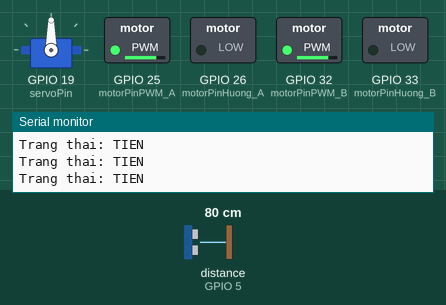
Simulated run of this program. Board: ESP32. On the bench: servo, switched loads named in the program (green lamp = pin HIGH), the last lines printed to the serial monitor. Wiring (inferred from the names in the program): ultrasonic range finder: trigger GPIO 18; echo GPIO 5. Inputs (shaded band) come from the test bench; at power-on: distance to the obstacle (sensor on GPIO 5) 80 cm. The echo pulse lasts 58.3 µs per cm; pins used as bus, display or sensor lines are not drawn.

Above: at 4.2 s.
4.3 s: distance to the obstacle (sensor on GPIO 5) set to 23 cm
5.8 s: distance to the obstacle (sensor on GPIO 5) set to 19 cm
At 6.6 s:
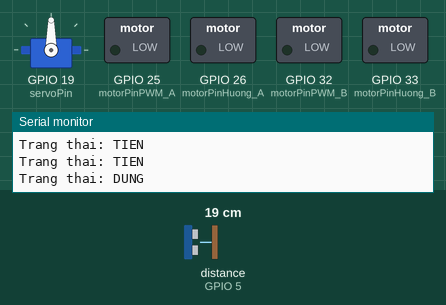
8.8 s: distance to the obstacle (sensor on GPIO 5) set to 60 cm
At 9.8 s:
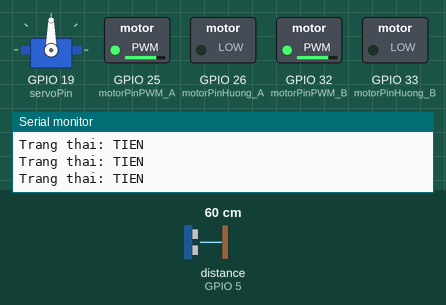
10.3 s: distance to the obstacle (sensor on GPIO 5) set to 2 cm
At 11.7 s:
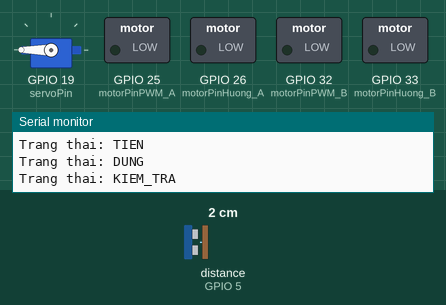
Timing chart, 0 to 14.3 s (numbered marks = the images above; inputs shaded):
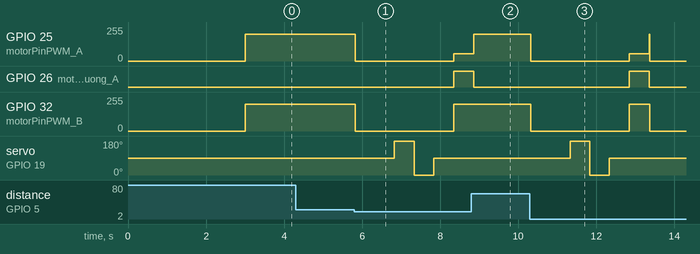

The program:

main.cpp
```cpp
#include <Arduino.h>
#include <ESP32Servo.h>
#include <BanhXe.h>
// Quét mã QR ở đầu sách để biết cách tạo thư viện BanhXe.h
const int trigPin = 18;         // Pin Trigger của cảm biến siêu âm
const int echoPin = 5;          // Pin Echo của cảm biến siêu âm
const int servoPin = 19;        // Pin kết nối Servo
const int motorPinPWM_A = 25;   // PWM tốc độ động cơ A
const int motorPinHuong_A = 26; // Điều khiển hướng động cơ A
const int motorPinPWM_B = 32;   // PWM tốc độ động cơ B
const int motorPinHuong_B = 33; // Điều khiển hướng động cơ B
enum Trang_Thai
{
  TIEN,
  DUNG,
  KIEM_TRA,
  RE_TRAI,
  RE_PHAI
};
Trang_Thai trangThaiHienTai = TIEN;                   // Khởi đầu với tiến
float distanceLeft = 0;                               // Khoảng cách bên trái
float distanceRight = 0;                              // Khoảng cách bên phải
Servo coRobot;                                        // Tạo đối tượng Servo cho cổ robot
BanhXe banhXeTrai(motorPinPWM_A, motorPinHuong_A, 0); // Tạo đối tượng cho bánh xe trái
BanhXe banhXePhai(motorPinPWM_B, motorPinHuong_B, 1); // Tạo đối tượng cho bánh xe phải
void robotDiChuyen(int tocDo, int huong)
{
  if (huong == 0)
  { // Tiến thẳng
    banhXeTrai.quay(tocDo);
    banhXePhai.quay(tocDo);
  }
  else if (huong == 1)
  { // Rẽ trái
    banhXeTrai.quay(tocDo);
    banhXePhai.quay(-tocDo);
  }
  else if (huong == 2)
  { // Rẽ phải
    banhXeTrai.quay(-tocDo);
    banhXePhai.quay(tocDo);
  }
}
void robotDungLai()
{
  banhXeTrai.quay(0);
  banhXePhai.quay(0);
}
float doKhoangCach()
{
  digitalWrite(trigPin, LOW);
  delayMicroseconds(2);
  digitalWrite(trigPin, HIGH);
  delayMicroseconds(10);
  digitalWrite(trigPin, LOW);
  uint32_t duration = pulseIn(echoPin, HIGH, 25000); // Đợi tối đa 25ms (tương đương khoảng cách ~4.3m) để tránh treo nếu không có phản hồi
  if (duration == 0)
    return NAN; // timeout
  // sound speed ~ 0.0343 cm/us, round trip, divide by 2
  return (duration * 0.0343f) / 2.0f;
}
void setup()
{
  Serial.begin(9600);
  pinMode(trigPin, OUTPUT);
  pinMode(echoPin, INPUT);
  coRobot.attach(servoPin); // Gắn Servo vào pin đã định
  coRobot.write(90);        // Đặt Servo ở vị trí trung tâm (90 độ)
  delay(3000);              // Đợi 1 giây để Servo ổn định
}
void loop()
{
  switch (trangThaiHienTai)
  {
  case TIEN:
    Serial.println("Trang thai: TIEN");
    robotDiChuyen(200, 0); // Tiến thẳng với tốc độ tối đa
    // Nếu khoảng cách nhỏ hơn 20 cm, chuyển sang trạng thái dừng
    if (doKhoangCach() < 20)
    { // Nếu gặp vật cản trong khoảng 20 cm
      trangThaiHienTai = DUNG;
    }
    break;
  case DUNG:
    Serial.println("Trang thai: DUNG");
    robotDungLai();
    delay(1000); // Dừng lại 1 giây để quan sát
    trangThaiHienTai = KIEM_TRA;
    break;
  case KIEM_TRA:
    Serial.println("Trang thai: KIEM_TRA");
    coRobot.write(180); // Xoay cổ sang trái
    delay(500);
    distanceLeft = doKhoangCach(); // Đo khoảng cách bên trái
    coRobot.write(0);            // Xoay cổ sang phải
    delay(500);
    distanceRight = doKhoangCach(); // Đo khoảng cách bên phải
    coRobot.write(90);
    delay(500); // Quay lại vị trí trung tâm
    Serial.print("Khoang cach trai: ");
    Serial.print(distanceLeft);
    Serial.print(" cm, Khoang cach phai: ");
    Serial.print(distanceRight);
    Serial.println(" cm");
    if (distanceLeft > distanceRight)
    {
      trangThaiHienTai = RE_TRAI; // Rẽ trái nếu bên trái trống hơn
    }
    else
    {
      trangThaiHienTai = RE_PHAI; // Rẽ phải nếu bên phải trống hơn
    }
    break;
  case RE_TRAI:
    Serial.println("Trang thai: RE_TRAI");
    robotDiChuyen(200, 1);   // Rẽ trái với tốc độ tối đa
    delay(500);             // Rẽ trong 1 giây
    trangThaiHienTai = TIEN; // Quay lại trạng thái tiến thẳng
    break;
  case RE_PHAI:
    Serial.println("Trang thai: RE_PHAI");
    robotDiChuyen(200, 2);   // Rẽ phải với tốc độ tối đa
    delay(500);             // Rẽ trong 1 giây
    trangThaiHienTai = TIEN; // Quay lại trạng thái tiến thẳng
    break;
  }
  delay(10);
}
```

BanhXe.h
```cpp
class BanhXe
{
private:
    int chanPwm;    // Chân cắm PWM để điều khiển tốc độ
    int chanPhu;    // Chân cắm phụ để điều khiển hướng quay (ví dụ: tiến/lùi)
    int pwmChannel; // Kênh PWM để điều khiển tốc độ
public:
    BanhXe(int pwm, int phu, int channel);
    void quay(int tocDo);
};
```

BanhXe.cpp
```cpp
#include "BanhXe.h"
#include <Arduino.h>

BanhXe::BanhXe(int pwm, int phu, int channel)
{
    chanPwm = pwm;
    chanPhu = phu;
    pwmChannel = channel;
    ledcSetup(pwmChannel, 5000, 8);     // Cài đặt kênh PWM với tần số 5kHz và độ phân giải 8 bit
    ledcAttachPin(chanPwm, pwmChannel); // Gắn chân PWM vào kênh PWM đã thiết lập
    pinMode(chanPhu, OUTPUT);           // Đặt chân phụ làm OUTPUT
}
void BanhXe::quay(int tocDo)
{
    if (tocDo > 0)
    {
        digitalWrite(chanPhu, LOW);
        ledcWrite(pwmChannel, tocDo); // tocDo dương,sử dụng giá trị trực tiếp để điều khiển tốc độ
    }
    else if (tocDo < 0)
    {
        digitalWrite(chanPhu, HIGH);
        ledcWrite(pwmChannel, 255 + tocDo); // tocDo âm, nên cộng với 255 để có giá trị PWM phù hợp
    }
    else
    {
        digitalWrite(chanPhu, LOW);
        ledcWrite(pwmChannel, 0); // Dừng động cơ khi tocDo bằng 0
    }
}
```

Measured:
- the behaviour switches between 21 and 20 cm on distance to the obstacle (sensor on GPIO 5) (found by bisection; images 0 and 1)
- after the input at 5.8 s, GPIO 25 (motorPinPWM_A): 199/255 → 0/255 at once, → 55/255 2.5 s later; GPIO 26 (motorPinHuong_A): LOW → HIGH after 2.5 s; GPIO 32 (motorPinPWM_B): 199/255 → 0/255 at once, → 199/255 2.5 s later; servo on GPIO 19 (servoPin): 90° → 180° after 1.0 s, → 0° 0.50 s later, → 90° 0.50 s later
- after the input at 8.8 s, GPIO 25 (motorPinPWM_A): goes on until 8.9 s, then stays 199/255; GPIO 32 (motorPinPWM_B): stays 199/255 (without the input it goes to 0/255 after 0.07 s); servo on GPIO 19 (servoPin): stays 90° (without the input it goes to 180° after 1.1 s)
- after the input at 10.3 s, GPIO 25 (motorPinPWM_A): 199/255 → 0/255 at once, → 55/255 2.5 s later, → 0/255 0.51 s later; GPIO 26 (motorPinHuong_A): LOW → HIGH after 2.5 s, → LOW 0.51 s later
